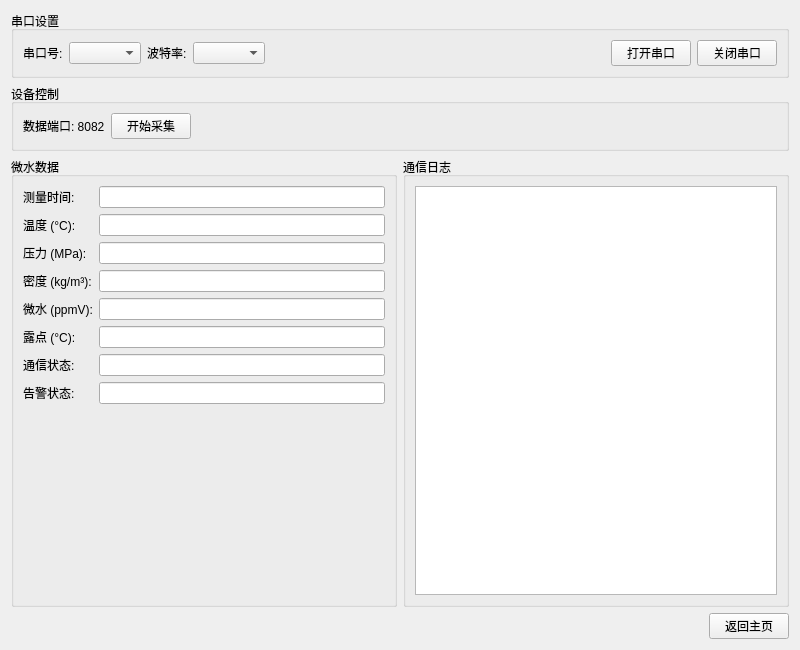
<?xml version="1.0" encoding="UTF-8"?>
<ui version="4.0">
 <class>MicroWaterWidget</class>
 <widget class="QWidget" name="MicroWaterWidget">
  <property name="geometry">
   <rect>
    <x>0</x>
    <y>0</y>
    <width>800</width>
    <height>650</height>
   </rect>
  </property>
  <property name="windowTitle">
   <string>微水监测</string>
  </property>
  <layout class="QVBoxLayout" name="verticalLayout_3">
   <item>
    <widget class="QGroupBox" name="groupBox">
     <property name="title">
      <string>串口设置</string>
     </property>
     <layout class="QHBoxLayout" name="horizontalLayout">
      <item>
       <widget class="QLabel" name="label">
        <property name="text">
         <string>串口号:</string>
        </property>
       </widget>
      </item>
      <item>
       <widget class="QComboBox" name="portComboBox"/>
      </item>
      <item>
       <widget class="QLabel" name="label_2">
        <property name="text">
         <string>波特率:</string>
        </property>
       </widget>
      </item>
      <item>
       <widget class="QComboBox" name="baudComboBox"/>
      </item>
      <item>
       <spacer name="horizontalSpacer">
        <property name="orientation">
         <enum>Qt::Horizontal</enum>
        </property>
        <property name="sizeHint" stdset="0">
         <size>
          <width>40</width>
          <height>20</height>
         </size>
        </property>
       </spacer>
      </item>
      <item>
       <widget class="QPushButton" name="openPortButton">
        <property name="text">
         <string>打开串口</string>
        </property>
       </widget>
      </item>
      <item>
       <widget class="QPushButton" name="closePortButton">
        <property name="text">
         <string>关闭串口</string>
        </property>
       </widget>
      </item>
     </layout>
    </widget>
   </item>
   <item>
    <widget class="QGroupBox" name="groupBox_2">
     <property name="title">
      <string>设备控制</string>
     </property>
     <layout class="QHBoxLayout" name="horizontalLayout_2">
       <item>
        <widget class="QLabel" name="label_21">
         <property name="text">
          <string>数据端口: 8082</string>
         </property>
        </widget>
       </item>
       <item>
       <widget class="QPushButton" name="startButton">
        <property name="text">
         <string>开始采集</string>
        </property>
       </widget>
      </item>
      <item>
       <spacer name="horizontalSpacer_2">
        <property name="orientation">
         <enum>Qt::Horizontal</enum>
        </property>
        <property name="sizeHint" stdset="0">
         <size>
          <width>479</width>
          <height>20</height>
         </size>
        </property>
       </spacer>
      </item>
     </layout>
    </widget>
   </item>
   <item>
    <layout class="QGridLayout" name="gridLayout_4">
     <item row="0" column="0">
       <widget class="QGroupBox" name="dataGroupBox">
       <property name="title">
        <string>微水数据</string>
       </property>
        <layout class="QFormLayout" name="formLayout_2">
         <item row="0" column="0">
          <widget class="QLabel" name="label_12">
           <property name="text">
            <string>测量时间:</string>
           </property>
          </widget>
         </item>
         <item row="0" column="1">
          <widget class="QLineEdit" name="mwTimeLineEdit"/>
         </item>
         <item row="1" column="0">
          <widget class="QLabel" name="label_13">
           <property name="text">
            <string>温度 (°C):</string>
           </property>
          </widget>
         </item>
         <item row="1" column="1">
          <widget class="QLineEdit" name="mwTempLineEdit"/>
         </item>
         <item row="2" column="0">
          <widget class="QLabel" name="label_14">
           <property name="text">
            <string>压力 (MPa):</string>
           </property>
          </widget>
         </item>
         <item row="2" column="1">
          <widget class="QLineEdit" name="mwPressureLineEdit"/>
         </item>
         <item row="3" column="0">
          <widget class="QLabel" name="label_15">
           <property name="text">
            <string>密度 (kg/m³):</string>
           </property>
          </widget>
         </item>
         <item row="3" column="1">
          <widget class="QLineEdit" name="mwDensityLineEdit"/>
         </item>
         <item row="4" column="0">
          <widget class="QLabel" name="label_16">
           <property name="text">
            <string>微水 (ppmV):</string>
           </property>
          </widget>
         </item>
         <item row="4" column="1">
          <widget class="QLineEdit" name="mwMicroWaterLineEdit"/>
         </item>
         <item row="5" column="0">
          <widget class="QLabel" name="label_17">
           <property name="text">
            <string>露点 (°C):</string>
           </property>
          </widget>
         </item>
         <item row="5" column="1">
          <widget class="QLineEdit" name="mwDewPointLineEdit"/>
         </item>
         <item row="6" column="0">
          <widget class="QLabel" name="label_18">
           <property name="text">
            <string>通信状态:</string>
           </property>
          </widget>
         </item>
         <item row="6" column="1">
          <widget class="QLineEdit" name="mwCommStatusLineEdit"/>
         </item>
         <item row="7" column="0">
          <widget class="QLabel" name="label_19">
           <property name="text">
            <string>告警状态:</string>
           </property>
          </widget>
         </item>
         <item row="7" column="1">
          <widget class="QLineEdit" name="mwAlarmStatusLineEdit"/>
         </item>
        </layout>
      </widget>
     </item>
     <item row="0" column="1">
      <widget class="QGroupBox" name="groupBox_3">
       <property name="title">
        <string>通信日志</string>
       </property>
       <layout class="QVBoxLayout" name="verticalLayout_2">
        <item>
         <widget class="QPlainTextEdit" name="logTextEdit"/>
        </item>
       </layout>
      </widget>
     </item>
    </layout>
   </item>
   <item>
    <layout class="QHBoxLayout" name="horizontalLayout_3">
     <item>
      <spacer name="horizontalSpacer_3">
       <property name="orientation">
        <enum>Qt::Horizontal</enum>
       </property>
       <property name="sizeHint" stdset="0">
        <size>
         <width>40</width>
         <height>20</height>
        </size>
       </property>
      </spacer>
     </item>
     <item>
      <widget class="QPushButton" name="returnButton">
       <property name="text">
        <string>返回主页</string>
       </property>
      </widget>
     </item>
    </layout>
   </item>
  </layout>
 </widget>
 <resources/>
 <connections/>
</ui>
